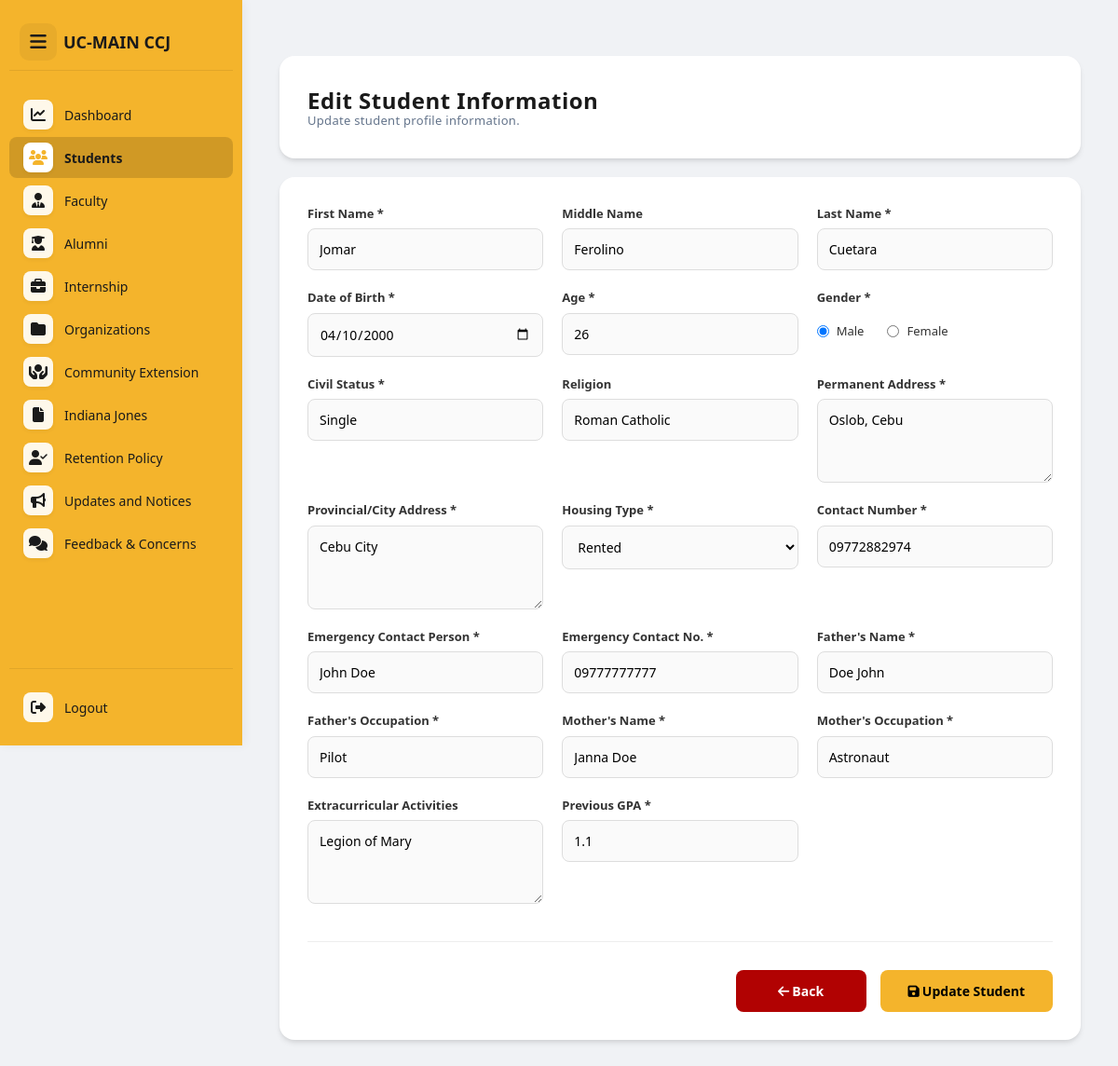
/admin/admin-edit-student.php?id=100 (signed in), run on the app's committed database.
### tables this page shows
CREATE TABLE `student_profile` (
  `id` int(11) NOT NULL,
  `student_no` varchar(50) NOT NULL,
  `first_name` varchar(100) NOT NULL,
  `middle_name` varchar(100) DEFAULT NULL,
  `last_name` varchar(100) NOT NULL,
  `dob` date NOT NULL,
  `age` int(11) NOT NULL,
  `gender` varchar(10) NOT NULL,
  `civil_status` varchar(20) DEFAULT NULL,
  `religion` varchar(50) DEFAULT NULL,
  `permanent_address` text DEFAULT NULL,
  `city_address` text DEFAULT NULL,
  `housing_type` varchar(20) DEFAULT NULL,
  `contact_number` varchar(20) DEFAULT NULL,
  `emergency_person` varchar(100) DEFAULT NULL,
  `emergency_number` varchar(20) DEFAULT NULL,
  `father_name` varchar(100) DEFAULT NULL,
  `father_occupation` varchar(100) DEFAULT NULL,
  `mother_name` varchar(100) DEFAULT NULL,
  `mother_occupation` varchar(100) DEFAULT NULL,
  `activities` text DEFAULT NULL,
  `previous_gpa` varchar(10) DEFAULT NULL,
  `profile_pic` varchar(255) DEFAULT NULL
);

### admin/admin-edit-student.php (the view, shortened to what this page needs)
<?php
include("../config/db.php");
$student_no = $_GET['id'] ?? null;
$query = "SELECT u.*, p.* FROM users u
          LEFT JOIN student_profile p ON u.student_no = p.student_no
          WHERE u.student_no = ? AND u.role = 'student'";
$stmt = $conn->prepare($query);
$stmt->bind_param("s", $student_no);
$stmt->execute();
$result = $stmt->get_result();
$student = $result->fetch_assoc();
?>
<!DOCTYPE html>
<html lang="en">
<head>
    <link rel="stylesheet" href="https://cdnjs.cloudflare.com/ajax/libs/font-awesome/6.5.0/css/all.min.css">
    <link rel="stylesheet" href="../assets/css/admin-edit-student.css">
</head>
<body>
<div class="main-container">
    <?php
    include("../includes/sidebar.php");
    ?>
    <main class="dashboard-container" id="mainContent" role="main">
        <section class="card welcome-card">
            <div class="welcome-content">
                <h2>Edit Student Information</h2>
                <p>Update student profile information.</p>
            </div>
        </section>
        <section class="card edit-form-card">
            <form method="POST" action="admin-save-student.php" class="personal-form">
                <div class="form-grid">
                    <div class="form-group">
                        <label for="first_name">First Name <span aria-label="required">*</span></label>
                        <input type="text" id="first_name" name="first_name" value="<?= htmlspecialchars($student['first_name'] ?? '') ?>" required>
                    </div>
                    <div class="form-group">
                        <label for="middle_name">Middle Name</label>
                        <input type="text" id="middle_name" name="middle_name" value="<?= htmlspecialchars($student['middle_name'] ?? '') ?>">
                    </div>
                    <div class="form-group">
                        <label for="last_name">Last Name <span aria-label="required">*</span></label>
                        <input type="text" id="last_name" name="last_name" value="<?= htmlspecialchars($student['last_name'] ?? '') ?>" required>
                    </div>
                    <div class="form-group">
                        <label for="dob">Date of Birth <span aria-label="required">*</span></label>
                        <input type="date" id="dob" name="dob" value="<?= htmlspecialchars($student['dob'] ?? '') ?>" required>
                    </div>
                    <div class="form-group">
                        <label for="age">Age <span aria-label="required">*</span></label>
                        <input type="number" id="age" name="age" min="1" max="100" value="<?= htmlspecialchars($student['age'] ?? '') ?>" required>
                    </div>
                    <div class="form-group">
                        <label>Gender <span aria-label="required">*</span></label>
                        <div class="radio-group">
                            <label>
                                <input type="radio" name="gender" value="Male" <?= ($student['gender'] ?? '') === 'Male' ? 'checked' : '' ?> required> Male
                            </label>
                            <label>
                                <input type="radio" name="gender" value="Female" <?= ($student['gender'] ?? '') === 'Female' ? 'checked' : '' ?> required> Female
                            </label>
                        </div>
                    </div>
                    <div class="form-group">
                        <label for="civil_status">Civil Status <span aria-label="required">*</span></label>
                        <input type="text" id="civil_status" name="civil_status" value="<?= htmlspecialchars($student['civil_status'] ?? '') ?>" required>
                    </div>
                    <div class="form-group">
                        <label for="religion">Religion</label>
                        <input type="text" id="religion" name="religion" value="<?= htmlspecialchars($student['religion'] ?? '') ?>">
                    </div>
                    <div class="form-group">
                        <label for="permanent_address">Permanent Address <span aria-label="required">*</span></label>
                        <textarea id="permanent_address" name="permanent_address" required><?= htmlspecialchars($student['permanent_address'] ?? '') ?></textarea>
                    </div>
                    <div class="form-group">
                        <label for="city_address">Provincial/City Address <span aria-label="required">*</span></label>
                        <textarea id="city_address" name="city_address" required><?= htmlspecialchars($student['city_address'] ?? '') ?></textarea>
                    </div>
                    <div class="form-group">
                        <label for="housing_type">Housing Type <span aria-label="required">*</span></label>
                        <select id="housing_type" name="housing_type" required>
                            <option value="Rented" <?= ($student['housing_type'] ?? '') === 'Rented' ? 'selected' : '' ?>>Rented</option>
                        </select>
                    </div>
                    <div class="form-group">
                        <label for="contact_number">Contact Number <span aria-label="required">*</span></label>
                        <input type="tel" id="contact_number" name="contact_number" value="<?= htmlspecialchars($student['contact_number'] ?? '') ?>" required>
                    </div>
                    <div class="form-group">
                        <label for="emergency_person">Emergency Contact Person <span aria-label="required">*</span></label>
                        <input type="text" id="emergency_person" name="emergency_person" value="<?= htmlspecialchars($student['emergency_person'] ?? '') ?>" required>
                    </div>
                    <div class="form-group">
                        <label for="emergency_number">Emergency Contact No. <span aria-label="required">*</span></label>
                        <input type="tel" id="emergency_number" name="emergency_number" value="<?= htmlspecialchars($student['emergency_number'] ?? '') ?>" required>
                    </div>
                    <div class="form-group">
                        <label for="father_name">Father's Name <span aria-label="required">*</span></label>
                        <input type="text" id="father_name" name="father_name" value="<?= htmlspecialchars($student['father_name'] ?? '') ?>" required>
                    </div>
                    <div class="form-group">
                        <label for="father_occupation">Father's Occupation <span aria-label="required">*</span></label>
                        <input type="text" id="father_occupation" name="father_occupation" value="<?= htmlspecialchars($student['father_occupation'] ?? '') ?>" required>
                    </div>
                    <div class="form-group">
                        <label for="mother_name">Mother's Name <span aria-label="required">*</span></label>
                        <input type="text" id="mother_name" name="mother_name" value="<?= htmlspecialchars($student['mother_name'] ?? '') ?>" required>
                    </div>
                    <div class="form-group">
                        <label for="mother_occupation">Mother's Occupation <span aria-label="required">*</span></label>
                        <input type="text" id="mother_occupation" name="mother_occupation" value="<?= htmlspecialchars($student['mother_occupation'] ?? '') ?>" required>
                    </div>
                    <div class="form-group">
                        <label for="activities">Extracurricular Activities</label>
                        <textarea id="activities" name="activities"><?= htmlspecialchars($student['activities'] ?? '') ?></textarea>
                    </div>
                    <div class="form-group">
                        <label for="previous_gpa">Previous GPA <span aria-label="required">*</span></label>
                        <input type="text" id="previous_gpa" name="previous_gpa" value="<?= htmlspecialchars($student['previous_gpa'] ?? '') ?>" required>
                    </div>
                </div>
                <div class="modal-buttons">
                    <a href="manage-students.php" class="cancel-btn"><i class="fa-solid fa-arrow-left"></i> Back</a>
                    <button type="submit" class="save-btn"><i class="fa-solid fa-save"></i> Update Student</button>
                </div>
            </form>
        </section>
    </main>
</div>
</body>
</html>

### assets/css/admin-edit-student.css (style rules this page uses)
.welcome-card { display: flex; flex-direction: column; justify-content: center; align-items: flex-start; padding: 30px 30px; gap: 8px; }
.welcome-card h2 { font-size: 24px; font-weight: 700; color: #1a1a1a; letter-spacing: 0.5px; }
.welcome-card p { font-size: 13px; color: #64748b; margin-top: 0; letter-spacing: 0.3px; text-align: left; }
.edit-form-card { max-width: 1400px; margin: 20px auto; }
.edit-form-card .form-grid { display: grid; grid-template-columns: repeat(4, 1fr); gap: 20px; margin-bottom: 30px; }
.edit-form-card .form-group { display: flex; flex-direction: column; }
.edit-form-card .form-group label { font-size: 13px; margin-bottom: 6px; font-weight: 600; color: #333; }
.edit-form-card input, .edit-form-card textarea, .edit-form-card select { padding: 12px; border-radius: 8px; border: 1px solid #ddd; font-size: 14px; width: 100%; transition: 0.3s ease; font-family: inherit; background-color: #fafafa; }
.edit-form-card textarea { resize: vertical; min-height: 90px; }
.edit-form-card .radio-group { display: flex; gap: 25px; padding: 10px 0; }
.edit-form-card .radio-group label { display: flex; align-items: center; gap: 8px; cursor: pointer; font-weight: normal; margin: 0; }
.edit-form-card .radio-group input[type="radio"] { width: auto; }
.modal-buttons { margin-top: 40px; display: flex; justify-content: flex-end; gap: 15px; padding-top: 30px; border-top: 1px solid #eee; }
.modal-buttons .cancel-btn, .modal-buttons .save-btn { padding: 12px 30px; min-width: 140px; border: none; border-radius: 8px; cursor: pointer; font-weight: 600; transition: 0.3s ease; font-size: 14px; display: flex; align-items: center; justify-content: center; gap: 3px; text-decoration: none; }
.modal-buttons .cancel-btn { background: #b10202; color: white; }
.modal-buttons .save-btn { background: var(--primary-color); color: #000; }
@media (max-width: 1200px) { .edit-form-card .form-grid { grid-template-columns: repeat(3, 1fr); } }

### assets/css/admin-dashboard.css (style rules this page uses)
:root { --primary-color: #f4b42c; --primary-hover: #e0a822; --bg-color: #f0f2f5; --card-bg: #ffffff; --text-color: #1a1a1a; --text-muted: #64748b; --danger-color: #b10202; --danger-hover: #e43333; --sidebar-width: 260px; --sidebar-collapsed-width: 80px; --transition: 0.3s cubic-bezier(0.4, 0, 0.2, 1); --shadow-sm: 0 1px 3px rgba(0,0,0,0.12), 0 1px 2px rgba(0,0,0,0.24); --shadow-md: 0 4px 6px -1px rgba(0, 0, 0, 0.1), 0 2px 4px -1px rgba(0, 0, 0, 0.06); }
* { margin: 0; padding: 0; box-sizing: border-box; font-family: 'Segoe UI', Roboto, Helvetica, Arial, sans-serif; }
html, body { height: 100%; width: 100%; }
body { background: var(--bg-color); color: var(--text-color); line-height: 1.5; }
.main-container { display: flex; min-height: 100vh; width: 100%; }
.dashboard-container { margin-left: var(--sidebar-width); padding: 30px 40px; width: calc(100% - var(--sidebar-width)); min-height: 100vh; flex: 1; transition: margin-left var(--transition), width var(--transition); }
.welcome-card { display: flex ; justify-content: space-between; flex-direction: row; background: linear-gradient(135deg, #ffffff 0%, #fdfcfb 100%); padding: 20px 25px; border-radius: 16px; box-shadow: var(--shadow-md); }
.welcome-content { display: flex; flex-direction: column; }
.welcome-content h2 { font-size: 24px; margin-bottom: -6px; font-weight: 700; }
.welcome-content p { color: var(--text-muted); font-size: 14px; }
.card { background: var(--card-bg); padding: 30px; border-radius: 16px; margin-top: 30px; box-shadow: var(--shadow-md); }

### data on the page
student_profile: first_name "Jomar", middle_name "Ferolino", last_name "Cuetara", dob "04/10/2000", age "26", gender "☑ Male", gender "☐ Female", civil_status "Single", religion "Roman Catholic", permanent_address "Oslob, Cebu", city_address "Cebu City", housing_type "Rented", contact_number "09772882974", emergency_person "John Doe", emergency_number "09777777777", father_name "Doe John", father_occupation "Pilot", mother_name "Janna Doe", mother_occupation "Astronaut", activities "Legion of Mary", previous_gpa "1.1"

### other printed values
$item['label'] "Dashboard"
$item['label'] "Students"
$item['label'] "Faculty"
$item['label'] "Alumni"
$item['label'] "Internship"
$item['label'] "Organizations"
$item['label'] "Community Extension"
$item['label'] "Indiana Jones"
$item['label'] "Retention Policy"
$item['label'] "Updates and Notices"
$item['label'] "Feedback & Concerns"
